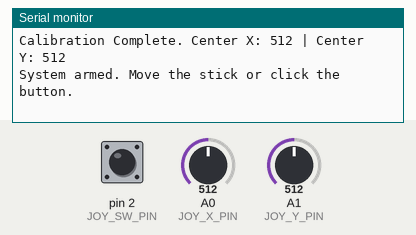
Recording of a sketch running on a simulated Arduino Uno, built with avr-gcc and run on an emulated ATmega328P. On the bench: the last lines printed to the serial monitor. Inputs (shaded band) come from the test bench; at power-on: A0 (JOY_X_PIN) = 512, pin 2 (JOY_SW_PIN) HIGH, A1 (JOY_Y_PIN) = 512.

Above: at 1.8 s.
1.9 s: A0 (JOY_X_PIN) set to 716
At 2.7 s:
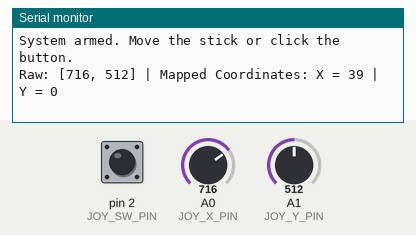
3.4 s: pin 2 (JOY_SW_PIN) pulled LOW for 0.15 s
At 4.2 s:
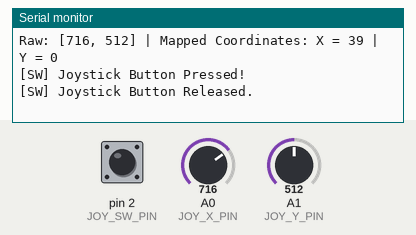
5.1 s: A1 (JOY_Y_PIN) set to 716
At 6.3 s:
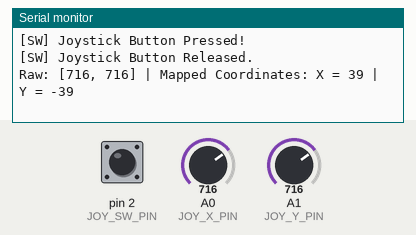
6.6 s: A0 (JOY_X_PIN) set to 900
At 7.8 s:
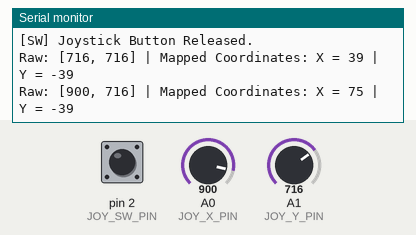
8.1 s: A1 (JOY_Y_PIN) set to 900
At 8.6 s:
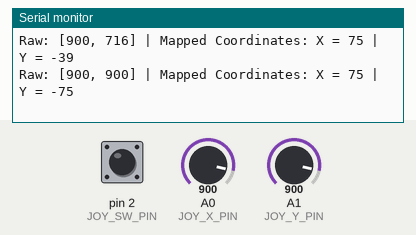
Timing chart, 0 to 10.6 s (numbered marks = the images above; inputs shaded):
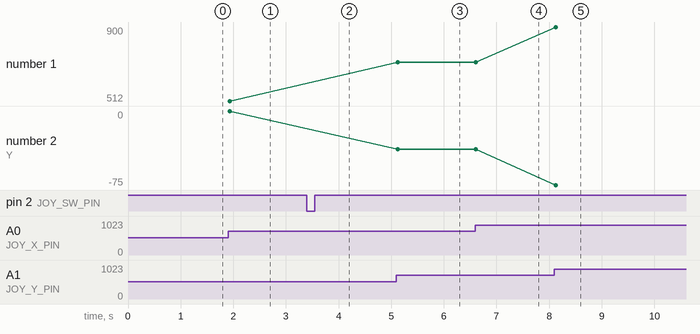

The sketch:

Day_13_Joystick_Mapper.ino
```cpp
/*
 * 100 Projects with Arduino - Day 13
 * Project: Dual-Axis Joystick Mapper with Auto-Calibration & Debouncing
 *
 * DESCRIPTION:
 * This project interfaces a 2-axis analog joystick module (equipped with a select switch)
 * with the Arduino. To meet professional mechatronics standards, this code implements:
 * 1. Boot Auto-Calibration: During setup, the Arduino samples the resting (center) position
 *    of the joystick for X and Y axes. This offset is used to mathematically center the readings.
 * 2. Deadband Filter: A center "dead zone" is defined. Jitter around the center rest point is
 * ignored, ensuring stable, zeroed readings when the joystick is untouched.
 * 3. Range Mapping: Translates raw 10-bit ADC signals into a Cartesian coordinate system
 *    spanning from -100 (full left/down) to +100 (full right/up) - ideal for motor drive
 * controllers.
 * 4. Switch Debouncing: Debounces the select switch (button) using non-blocking timing.
 *
 * WIRING:
 * - Joystick VCC   -> Arduino 5V
 * - Joystick GND   -> Arduino GND
 * - Joystick VRx   -> Arduino Analog Pin A0 (X-axis input)
 * - Joystick VRy   -> Arduino Analog Pin A1 (Y-axis input)
 * - Joystick SW    -> Arduino Pin 2 (Select button, configured as INPUT_PULLUP)
 */

// --- PIN DEFINITIONS ---
const int JOY_X_PIN = A0;  // Analog input pin for X-axis (horizontal)
const int JOY_Y_PIN = A1;  // Analog input pin for Y-axis (vertical)
const int JOY_SW_PIN = 2;  // Digital input pin for select switch

// --- CALIBRATION & FILTER PARAMETERS ---
int centerX = 512;        // Calibrated center value for X (measured at boot)
int centerY = 512;        // Calibrated center value for Y (measured at boot)
const int DEADBAND = 15;  // Noise threshold. Readings within ±15 of center are forced to 0.

// --- TIMING CONSTANTS ---
const unsigned long sampleInterval = 40;  // Sample joystick at 25 Hz (every 40ms)
unsigned long lastSampleTime = 0;         // Stores last sample timestamp
const unsigned long debounceDelay = 50;   // Debounce delay for select button
unsigned long lastDebounceTime = 0;       // Stores last button edge change timestamp

// --- STATE VARIABLES ---
int buttonState = HIGH;      // Debounced state of joystick select switch
int lastButtonState = HIGH;  // Previous raw state of joystick select switch
int lastMappedX = 0;         // Stores previous mapped values to prevent serial flooding
int lastMappedY = 0;

void setup() {
  // Initialize Serial Monitor
  Serial.begin(9600);

  // Configure pins
  pinMode(JOY_SW_PIN, INPUT_PULLUP);  // Use internal pull-up for the switch

  Serial.println("==================================================");
  Serial.println("Day 13: Joystick Value Mapper & Auto-Calibrator");
  Serial.println("==================================================");
  Serial.println("DO NOT TOUCH JOYSTICK. Calibrating center point...");

  // Perform Auto-Calibration (average 10 readings to establish stable resting coordinates)
  long sumX = 0;
  long sumY = 0;
  for (int i = 0; i < 10; i++) {
    sumX += analogRead(JOY_X_PIN);
    sumY += analogRead(JOY_Y_PIN);
    delay(50);
  }
  centerX = sumX / 10;
  centerY = sumY / 10;

  Serial.print("Calibration Complete. Center X: ");
  Serial.print(centerX);
  Serial.print(" | Center Y: ");
  Serial.println(centerY);
  Serial.println("System armed. Move the stick or click the button.");
}

void loop() {
  unsigned long currentTime = millis();

  // --- PART 1: DEBOUNCED SWITCH SCANNING (NON-BLOCKING) ---
  int buttonReading = digitalRead(JOY_SW_PIN);

  if (buttonReading != lastButtonState) {
    lastDebounceTime = currentTime;
  }

  if ((currentTime - lastDebounceTime) > debounceDelay) {
    if (buttonReading != buttonState) {
      buttonState = buttonReading;
      if (buttonState == LOW) {
        Serial.println("[SW] Joystick Button Pressed!");
      } else {
        Serial.println("[SW] Joystick Button Released.");
      }
    }
  }
  lastButtonState = buttonReading;

  // --- PART 2: JOYSTICK ANALOG SAMPLING & COORDINATE MAPPING ---
  if (currentTime - lastSampleTime >= sampleInterval) {
    lastSampleTime = currentTime;

    // Read raw ADC inputs
    int rawX = analogRead(JOY_X_PIN);
    int rawY = analogRead(JOY_Y_PIN);

    // Adjust raw values based on boot calibration offsets
    int calX = rawX - centerX;
    int calY = rawY - centerY;

    // Apply deadband filter to eliminate center drift
    if (abs(calX) < DEADBAND) calX = 0;
    if (abs(calY) < DEADBAND) calY = 0;

    // Map the calibrated values to Cartesian coordinates (-100 to +100)
    // Note: If rawX < centerX, we map from [0, centerX] to [-100, 0]
    // If rawX > centerX, we map from [centerX, 1023] to [0, 100]
    int mappedX = 0;
    if (calX < 0) {
      mappedX = map(rawX, 0, centerX, -100, 0);
    } else if (calX > 0) {
      mappedX = map(rawX, centerX, 1023, 0, 100);
    }

    int mappedY = 0;
    // Note: Often VRy is inverted electrically depending on module mounting.
    // We map so pushing the stick UP yields positive (+) values, and DOWN yields negative (-).
    if (calY < 0) {
      mappedY = map(rawY, 0, centerY, 100, 0);  // Inverted mapping for natural direction
    } else if (calY > 0) {
      mappedY = map(rawY, centerY, 1023, 0, -100);
    }

    // Only print logs to Serial if the position has changed to prevent telemetry bloat
    if (mappedX != lastMappedX || mappedY != lastMappedY) {
      Serial.print("Raw: [");
      Serial.print(rawX);
      Serial.print(", ");
      Serial.print(rawY);
      Serial.print("] | Mapped Coordinates: X = ");
      Serial.print(mappedX);
      Serial.print(" | Y = ");
      Serial.println(mappedY);

      lastMappedX = mappedX;
      lastMappedY = mappedY;
    }
  }
}
```

Measured:
- after the input at 1.9 s, the serial monitor: prints a new line at once (image 1)
- after the input at 3.4 s, the serial monitor: prints a new line after 0.05 s (image 2)
- after the input at 5.1 s, the serial monitor: prints a new line at once (image 3)
- after the input at 6.6 s, the serial monitor: prints a new line at once (image 4)
- after the input at 8.1 s, the serial monitor: prints a new line at once (image 5)
- plotted number 1: 512 → 716 after the input at 5.1 s
- plotted number 2: 0 → -39 after the input at 5.1 s, -39 → -75 after the input at 8.1 s
